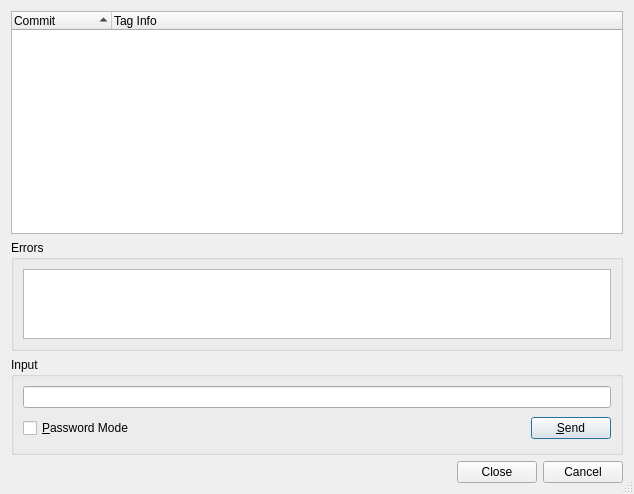
<?xml version="1.0" encoding="UTF-8"?>
<ui version="4.0">
 <class>GitDescribeDialog</class>
 <widget class="QDialog" name="GitDescribeDialog">
  <property name="geometry">
   <rect>
    <x>0</x>
    <y>0</y>
    <width>634</width>
    <height>494</height>
   </rect>
  </property>
  <property name="windowTitle">
   <string>Git Tag List</string>
  </property>
  <property name="sizeGripEnabled">
   <bool>true</bool>
  </property>
  <layout class="QVBoxLayout">
   <item>
    <widget class="QTreeWidget" name="tagList">
     <property name="sizePolicy">
      <sizepolicy hsizetype="Expanding" vsizetype="Expanding">
       <horstretch>0</horstretch>
       <verstretch>2</verstretch>
      </sizepolicy>
     </property>
     <property name="alternatingRowColors">
      <bool>true</bool>
     </property>
     <property name="rootIsDecorated">
      <bool>false</bool>
     </property>
     <property name="itemsExpandable">
      <bool>false</bool>
     </property>
     <property name="sortingEnabled">
      <bool>true</bool>
     </property>
     <column>
      <property name="text">
       <string>Commit</string>
      </property>
     </column>
     <column>
      <property name="text">
       <string>Tag Info</string>
      </property>
     </column>
    </widget>
   </item>
   <item>
    <widget class="QGroupBox" name="errorGroup">
     <property name="sizePolicy">
      <sizepolicy hsizetype="Preferred" vsizetype="Expanding">
       <horstretch>0</horstretch>
       <verstretch>1</verstretch>
      </sizepolicy>
     </property>
     <property name="title">
      <string>Errors</string>
     </property>
     <layout class="QVBoxLayout">
      <item>
       <widget class="QTextEdit" name="errors">
        <property name="readOnly">
         <bool>true</bool>
        </property>
        <property name="acceptRichText">
         <bool>false</bool>
        </property>
       </widget>
      </item>
     </layout>
    </widget>
   </item>
   <item>
    <widget class="QGroupBox" name="inputGroup">
     <property name="title">
      <string>Input</string>
     </property>
     <layout class="QGridLayout">
      <item row="1" column="1">
       <spacer>
        <property name="orientation">
         <enum>Qt::Horizontal</enum>
        </property>
        <property name="sizeType">
         <enum>QSizePolicy::Expanding</enum>
        </property>
        <property name="sizeHint" stdset="0">
         <size>
          <width>327</width>
          <height>29</height>
         </size>
        </property>
       </spacer>
      </item>
      <item row="1" column="2">
       <widget class="QPushButton" name="sendButton">
        <property name="toolTip">
         <string>Press to send the input to the git process</string>
        </property>
        <property name="text">
         <string>&amp;Send</string>
        </property>
        <property name="shortcut">
         <string>Alt+S</string>
        </property>
       </widget>
      </item>
      <item row="0" column="0" colspan="3">
       <widget class="QLineEdit" name="input">
        <property name="toolTip">
         <string>Enter data to be sent to the git process</string>
        </property>
       </widget>
      </item>
      <item row="1" column="0">
       <widget class="QCheckBox" name="passwordCheckBox">
        <property name="toolTip">
         <string>Select to switch the input field to password mode</string>
        </property>
        <property name="text">
         <string>&amp;Password Mode</string>
        </property>
        <property name="shortcut">
         <string>Alt+P</string>
        </property>
       </widget>
      </item>
     </layout>
    </widget>
   </item>
   <item>
    <widget class="QDialogButtonBox" name="buttonBox">
     <property name="orientation">
      <enum>Qt::Horizontal</enum>
     </property>
     <property name="standardButtons">
      <set>QDialogButtonBox::Cancel|QDialogButtonBox::Close</set>
     </property>
    </widget>
   </item>
  </layout>
 </widget>
 <pixmapfunction>qPixmapFromMimeSource</pixmapfunction>
 <tabstops>
  <tabstop>tagList</tabstop>
  <tabstop>errors</tabstop>
  <tabstop>input</tabstop>
  <tabstop>passwordCheckBox</tabstop>
  <tabstop>sendButton</tabstop>
  <tabstop>buttonBox</tabstop>
 </tabstops>
 <resources/>
 <connections/>
</ui>
